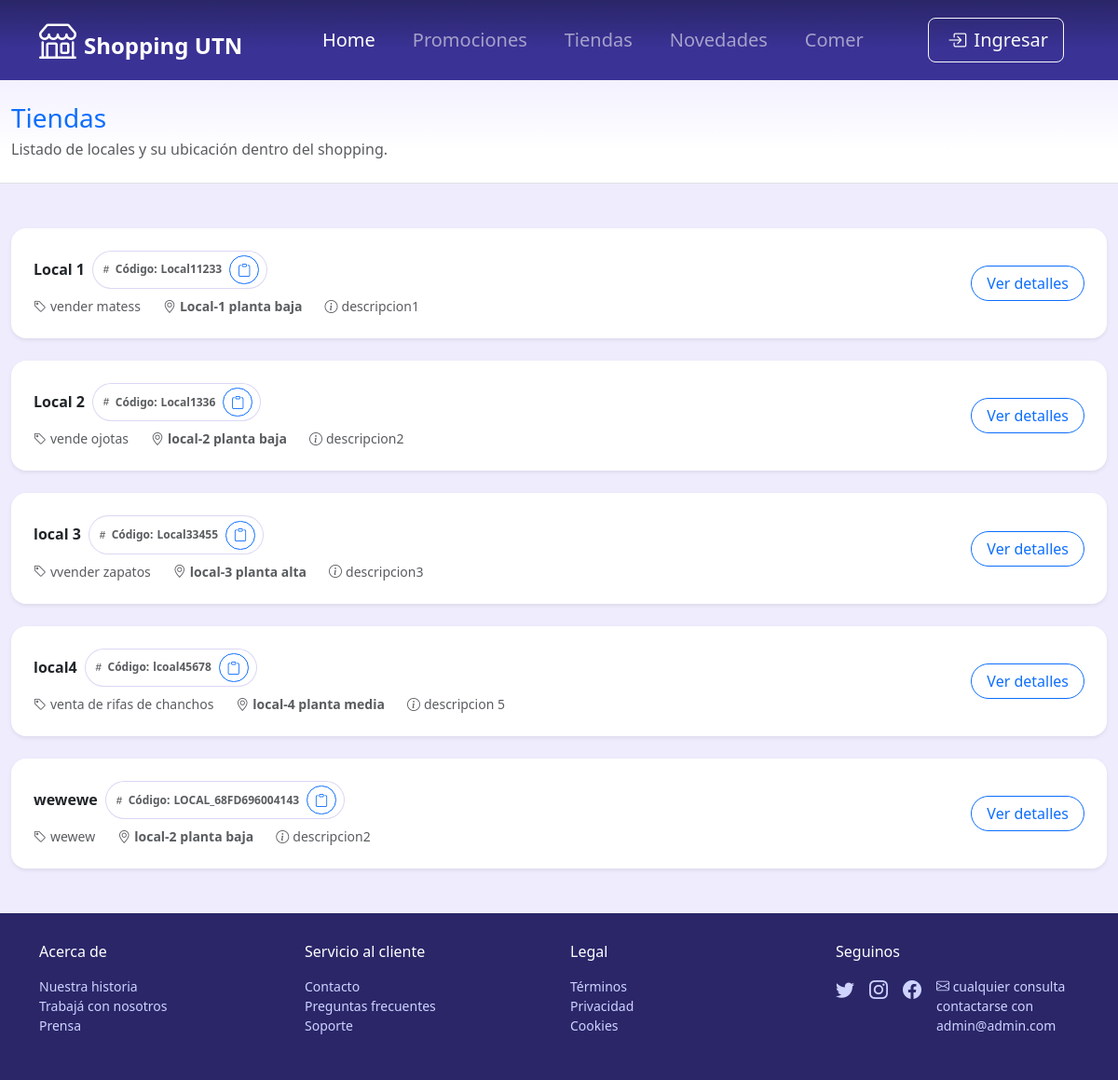
/View/Tienda.php, run on the app's committed database.
### tables this page shows
CREATE TABLE `local` (
  `IDlocal` int NOT NULL AUTO_INCREMENT,
  `nombre` varchar(45) NOT NULL,
  `rubro` varchar(45) NOT NULL,
  `usuarioFK` int NOT NULL,
  `ubicacionFK` int DEFAULT NULL,
  `codigo` varchar(50) DEFAULT NULL,
  PRIMARY KEY (`IDlocal`),
  KEY `usuario-local_idx` (`usuarioFK`),
  KEY `local-ubicacion_idx` (`ubicacionFK`),
  CONSTRAINT `local-ubicacion` FOREIGN KEY (`ubicacionFK`) REFERENCES `ubicacion` (`IDubicacion`),
  CONSTRAINT `usuario-local` FOREIGN KEY (`usuarioFK`) REFERENCES `usuario` (`IDusuario`)
);

CREATE TABLE `ubicacion` (
  `IDubicacion` int NOT NULL AUTO_INCREMENT,
  `nombre` varchar(45) NOT NULL,
  `Descripcion` varchar(500) NOT NULL,
  `estado` int NOT NULL,
  PRIMARY KEY (`IDubicacion`)
);

### Model/ListadoTienda.php (called while the page is built, shortened)
<?php
if (!function_exists('listarTiendas')) {
  function listarTiendas(int $limit = 200): array {
    $pdo = getConnection();
    $sql = "
      SELECT
        l.IDlocal,
        l.nombre                                   AS local_nombre,
        l.rubro                                    AS local_rubro,
        l.codigo as codigo,
        l.ubicacionFK,
        u.IDubicacion,
        u.nombre                                   AS ubicacion_nombre,
        COALESCE(u.Descripcion, u.descripcion)     AS ubicacion_descripcion
      FROM `local` AS l
      LEFT JOIN `ubicacion` AS u
        ON u.IDubicacion = l.ubicacionFK
      ORDER BY l.nombre ASC
      LIMIT :lim
    ";
    $st = $pdo->prepare($sql);
    $st->bindValue(':lim', $limit, PDO::PARAM_INT);
    $st->execute();
    return $st->fetchAll(PDO::FETCH_ASSOC) ?: [];
  }
}

### View/Tienda.php (the view, shortened to what this page needs)
<?php
include("../Model/ListadoTienda.php");
$tiendas = listarTiendas(200);
function h($v){ return htmlspecialchars((string)$v, ENT_QUOTES, 'UTF-8'); }
?>
<!doctype html>
<html lang="es" data-bs-theme="light">
<head>
  <link href="https://cdn.jsdelivr.net/npm/bootstrap@5.3.3/dist/css/bootstrap.min.css" rel="stylesheet">
  <link href="https://cdn.jsdelivr.net/npm/bootstrap-icons@1.11.3/font/bootstrap-icons.css" rel="stylesheet">
</head>
<body style=" background-color: #eeecfd">
  <?php include_once(__DIR__ . "/../layouts/Navbar.php"); ?>
  <section class="hero border-bottom py-3 py-md-4">
    <div class="container-xxl">
      <h1 class="h3 text-primary mb-1">Tiendas</h1>
      <p class="text-body-secondary mb-0">Listado de locales y su ubicación dentro del shopping.</p>
    </div>
  </section>
  <main class="container-xxl py-4 py-md-5">
    <?php if (empty($tiendas)): ?>
      <div class="alert alert-light border text-body-secondary">No hay tiendas para mostrar.</div>
    <?php else: ?>
      <div class="row row-cols-1 gy-3 gy-md-4">
        <?php foreach ($tiendas as $t): ?>
          <?php
            $localNombre = $t['local_nombre'] ?? '';
            $localRubro  = $t['local_rubro']  ?? '';
            $ubiNombre   = $t['ubicacion_nombre'] ?? '—';
            $ubiDesc     = $t['ubicacion_descripcion'] ?? '—';
            $codigo      = $t['codigo'] ?? ($t['local_codigo'] ?? ($t['codigo_local'] ?? ''));
          ?>
          <div class="col">
            <article class="card tile rounded-4 shadow-sm border-0">
              <div class="card-body p-3 p-md-4 d-flex flex-column flex-lg-row align-items-lg-center gap-3">
                <div class="flex-grow-1">
                  <div class="d-flex align-items-center gap-2 flex-wrap">
                    <h2 class="h6 mb-0 fw-semibold"><?= h($localNombre) ?></h2>
                    <?php if ($codigo !== ''): ?>
                      <span class="badge rounded-pill code-pill text-body-secondary d-inline-flex align-items-center">
                        <i class="bi bi-hash me-1"></i>
                        <span class="me-1">Código:</span>
                        <strong class="me-2"><?= h($codigo) ?></strong>
                        <button type="button"
                                class="btn btn-sm btn-outline-primary rounded-pill copy-code"
                                data-code="<?= h($codigo) ?>"
                                title="Copiar código">
                          <i class="bi bi-clipboard"></i>
                        </button>
                      </span>
                    <?php else: ?>
                      <span class="badge rounded-pill text-bg-light border">Sin código</span>
                    <?php endif; ?>
                  </div>
                  <ul class="list-inline text-body-secondary small mb-0 mt-2 d-flex flex-wrap gap-3">
                    <li class="list-inline-item" title="Rubro">
                      <i class="bi bi-tag me-1"></i><?= h($localRubro ?: '—') ?>
                    </li>
                    <li class="list-inline-item" title="Ubicación">
                      <i class="bi bi-geo-alt me-1"></i><strong><?= h($ubiNombre) ?></strong>
                    </li>
                    <li class="list-inline-item d-none d-md-inline" title="Descripción de la ubicación">
                      <i class="bi bi-info-circle me-1"></i><?= h(mb_strimwidth($ubiDesc, 0, 100, '…', 'UTF-8')) ?>
                    </li>
                  </ul>
                </div>
                <div class="ms-lg-auto">
                  <button
                    class="btn btn-outline-primary rounded-pill px-3"
                    data-bs-toggle="modal" data-bs-target="#tiendaModal"
                    data-nombre="<?= h($localNombre) ?>"
                    data-rubro="<?= h($localRubro ?: '—') ?>"
                    data-ubicacion="<?= h($ubiNombre) ?>"
                    data-ubicaciondesc="<?= h($ubiDesc) ?>"
                  >Ver detalles</button>
                </div>
              </div>
            </article>
          </div>
        <?php endforeach; ?>
      </div>
    <?php endif; ?>
  </main>
  <?php include_once(__DIR__ . "/../layouts/footer.php"); ?>
</body>
</html>

### View/Tienda.php (style rules this page uses)
:root { --bs-primary:#4A3BC7; }
.hero { background: linear-gradient(180deg,#F3F1FF 0%, #fff 70%); }
.tile { border:1px solid rgba(74,59,199,.10); }
.code-pill { background:#fff; border:1px solid rgba(74,59,199,.20); }

### data on the page
local: nombre "Local 1", codigo "Local11233", rubro "vender matess", ubicacionFK.nombre "Local-1 planta baja", ubiDesc "descripcion1"
local: nombre "Local 2", codigo "Local1336", rubro "vende ojotas", ubicacionFK.nombre "local-2 planta baja", ubiDesc "descripcion2"
local: nombre "local 3", codigo "Local33455", rubro "vvender zapatos", ubicacionFK.nombre "local-3 planta alta", ubiDesc "descripcion3"
local: nombre "local4", codigo "lcoal45678", rubro "venta de rifas de chanchos", ubicacionFK.nombre "local-4 planta media", ubiDesc "descripcion 5"
local: nombre "wewewe", codigo "LOCAL_68FD696004143", rubro "wewew", ubicacionFK.nombre "local-2 planta baja", ubiDesc "descripcion2"
